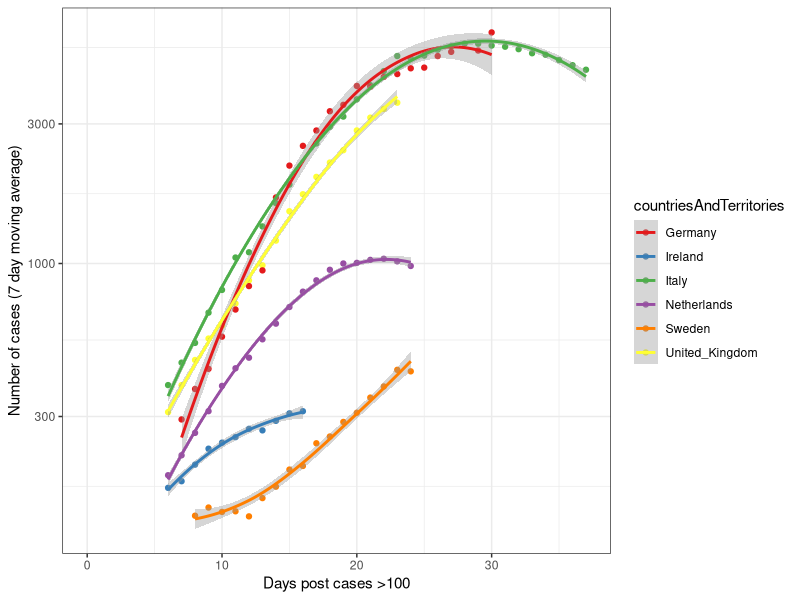
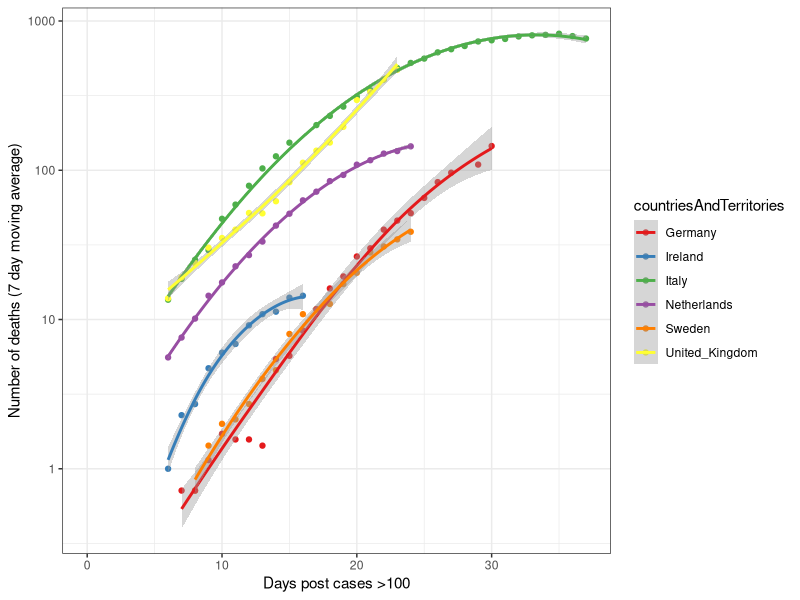
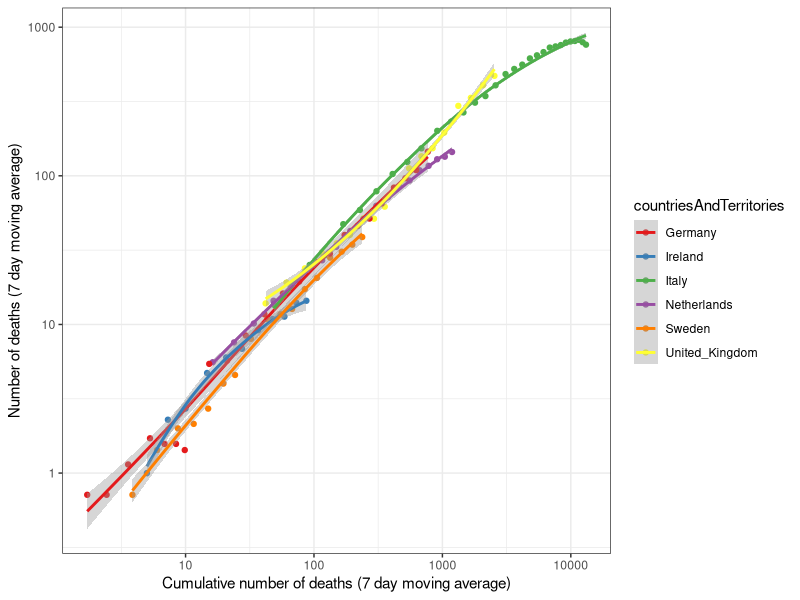
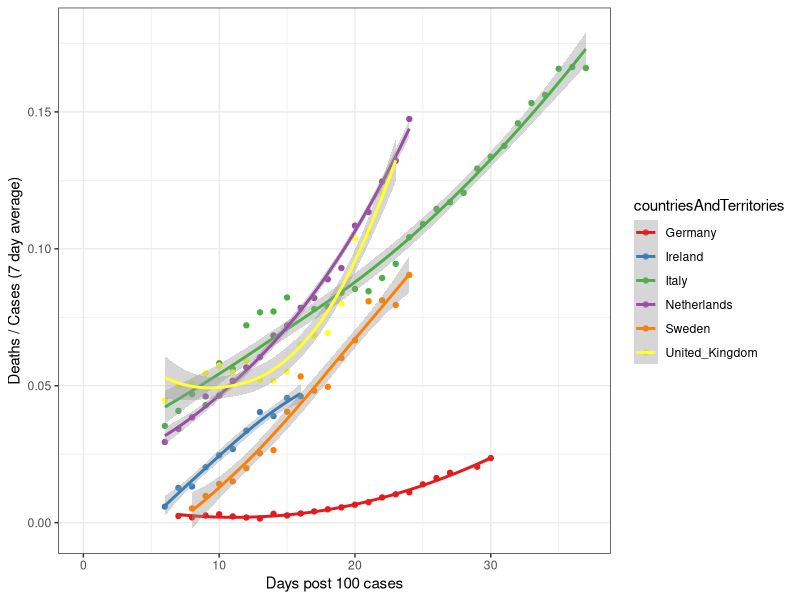

R code for these plots, in order:
## ---- chunk 1
knitr::opts_chunk$set(echo = TRUE)
setwd("~/git_repos/corona/")

library(readxl)
library(ggplot2)
library(zoo)
## ---- chunk 2
d = read_excel("COVID-19-geographic-disbtribution-worldwide.xlsx")
d$countriesAndTerritories = as.factor(d$countriesAndTerritories)
d$julian = as.numeric(julian(d$dateRep))
d$ID = c(1:nrow(d))

# Order deaths by time
ind = order(d$julian, d$countriesAndTerritories) 
d = d[ind,]

d$cumdeaths = ave(d$deaths, 
                  d$countriesAndTerritories, 
                  FUN=function(x){cumsum(x)})
## ---- chunk 3
dplus = subset(d, cases>100)
startDate = aggregate(julian~countriesAndTerritories + 
                        geoId + 
                        countryterritoryCode, 
                      data=dplus, 
                      FUN=function(x) {min(x)})

ind = match(dplus$countryterritoryCode,
            startDate$countryterritoryCode)
dplus$daysIn = dplus$julian - startDate$julian[ind]
## ---- chunk 4
country = c('Ireland',
            'Italy',
            'Sweden',
            'United_Kingdom',
            'Netherlands', 
            'Germany')

d2 = subset(dplus, 
            countriesAndTerritories %in% country)
## ---- chunk 5
for (i in 1:length(country)) {
  tmp=subset(d2, countriesAndTerritories==country[i])
  tmp$deaths_7day = rollmean(tmp$deaths, k=7, align='right', fill=NA)
  tmp$cumdeaths_7day = rollmean(tmp$cumdeaths, k=7, align='right', fill=NA)
  tmp$cases_7day = rollmean(tmp$cases, k=7, align='right', fill=NA)
  
  if (i==1) {
    d3 = tmp
  } else {
    d3 = rbind(d3, tmp)
  }
}
## ---- chunk 6
ggplot(data=d3,
       aes(x=daysIn, 
           y=cases_7day, 
           colour=countriesAndTerritories)) +
  geom_point() + 
  geom_smooth(method = 'loess', 
              span=1.5) +
  scale_y_log10() +
  scale_color_brewer(palette = 'Set1') +
  theme_bw() + 
  labs(x='Days post cases >100',
       y='Number of cases (7 day moving average)')
## ---- chunk 7
ggplot(data=d3,
       aes(x=daysIn, 
           y=deaths_7day, 
           colour=countriesAndTerritories)) +
  geom_point() + 
  geom_smooth(method = 'loess', 
              span=1.5) +
  scale_y_log10() +
  scale_color_brewer(palette = 'Set1') +
  theme_bw() + 
  labs(x='Days post cases >100',
       y='Number of deaths (7 day moving average)')
## ---- chunk 8
ggplot(data=d3,
       aes(x=cumdeaths_7day, 
           y=deaths_7day, 
           colour=countriesAndTerritories)) +
  geom_point() + 
  geom_smooth(method = 'loess', 
              span=1.5) +
  scale_y_log10() +
  scale_x_log10() +
  scale_color_brewer(palette = 'Set1') +
  theme_bw() + 
  labs(x='Cumulative number of deaths (7 day moving average)',
       y='Number of deaths (7 day moving average)')
## ---- chunk 9
ggplot(data=d3,
       aes(y=deaths_7day/cases_7day, 
           x=daysIn, 
           colour=countriesAndTerritories)) +
  geom_point() + 
  geom_smooth(method = 'loess', 
              span=1.5) +
  scale_color_brewer(palette = 'Set1') +
  theme_bw() + 
  labs(y='Deaths / Cases (7 day average)',
       x='Days post 100 cases')
